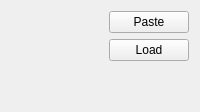
                   <widget class="QWidget" name="tab_12">
                    <attribute name="title">
                     <string>tag_content_figure</string>
                    </attribute>
                    <layout class="QHBoxLayout" name="horizontalLayout_20">
                     <item>
                      <widget class="View" name="widget_figure_input" native="true"/>
                     </item>
                     <item>
                      <layout class="QVBoxLayout" name="verticalLayout_3">
                       <item>
                        <widget class="QPushButton" name="pushButton_paste_figure">
                         <property name="sizePolicy">
                          <sizepolicy hsizetype="Fixed" vsizetype="Fixed">
                           <horstretch>0</horstretch>
                           <verstretch>0</verstretch>
                          </sizepolicy>
                         </property>
                         <property name="text">
                          <string>Paste</string>
                         </property>
                        </widget>
                       </item>
                       <item>
                        <widget class="QPushButton" name="pushButton_load_figure">
                         <property name="sizePolicy">
                          <sizepolicy hsizetype="Fixed" vsizetype="Fixed">
                           <horstretch>0</horstretch>
                           <verstretch>0</verstretch>
                          </sizepolicy>
                         </property>
                         <property name="text">
                          <string>Load</string>
                         </property>
                        </widget>
                       </item>
                       <item>
                        <spacer name="verticalSpacer">
                         <property name="orientation">
                          <enum>Qt::Vertical</enum>
                         </property>
                         <property name="sizeType">
                          <enum>QSizePolicy::Expanding</enum>
                         </property>
                         <property name="sizeHint" stdset="0">
                          <size>
                           <width>20</width>
                           <height>40</height>
                          </size>
                         </property>
                        </spacer>
                       </item>
                      </layout>
                     </item>
                    </layout>
                   </widget>
